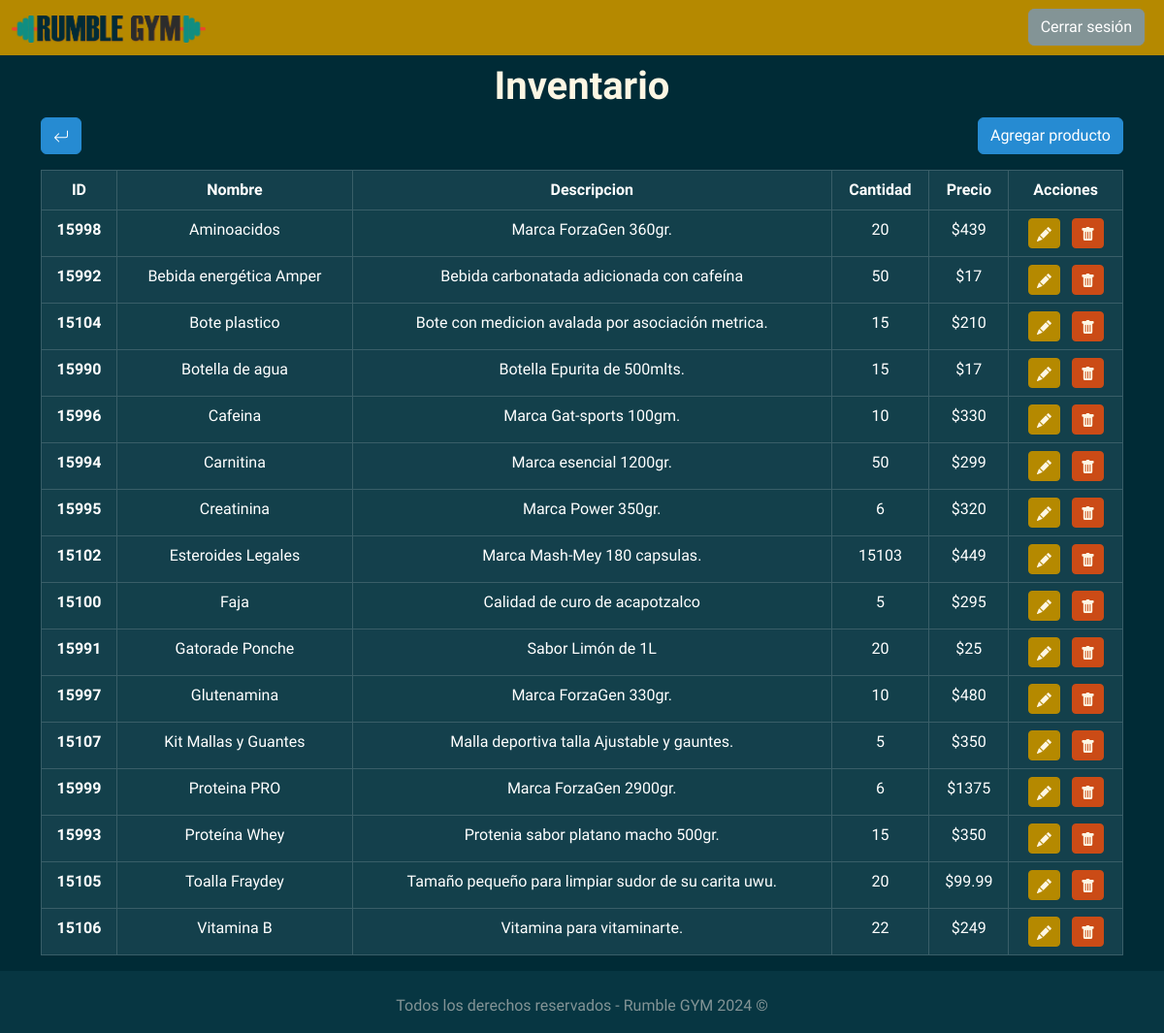
Page /index.php?c=producto (signed in) on the committed database.
### tables this page shows
CREATE TABLE `productos` (
  `id_producto` int(11) NOT NULL,
  `nombre` varchar(45) NOT NULL,
  `descripcion` varchar(200) NOT NULL,
  `cantidad` int(11) NOT NULL,
  `precio` float NOT NULL
);

### controllers/Producto.php (called while the page is built, shortened)
<?php
class ProductoController{
  private $productoModel;
  public function __construct(){
    require_once 'models/M_producto.php';
    $this->productoModel = new ProductoModel();
  }
  public function index(){
    $productos = $this->productoModel->getAll();
    require_once('views/producto/V_inicioProductos.php');
  }
}
?>

### config/db/db.php (called while the page is built)
<?php
class Conectar{
  public static function conexion(){
    $host = "localhost";
    $user = "root";
    $pass = "";
    $db = "rumble_gym";
    $conexion = new mysqli($host, $user, $pass, $db);
    $conexion->query("SET NAMES 'utf8'");
    return $conexion;
  }
}
?>

### models/M_producto.php (called while the page is built, shortened)
<?php
class ProductoModel{
  private $db;
  private $lista;
  public function __construct(){
    $this->db = Conectar::conexion();
    $this->lista = array();
  }
  public function getAll(){
    $query = $this->db->query("SELECT * FROM productos ORDER BY nombre ASC");
    while($row = $query->fetch_assoc()) {
      $this->lista[] = $row;
    }
    return $this->lista;
  }
}
?>

### views/producto/V_inicioProductos.php (the view, shortened to what this page needs)
<?php require_once 'includes/header.php';
require_once 'includes/navLogueado.php';
?>
<main>
  <div class="container">
    <h1 class="text-light text-center mt-2"><strong>Inventario</strong></h1>
    <div class="d-flex justify-content-between mb-3">
      <a href="index.php" class="btn btn-info">
      </a>
      <a href="index.php?c=producto&a=nuevo" class="btn btn-info">Agregar producto</a>
    </div>
    <table class="table table-dark table-striped table-bordered table-hover text-center">
      <thead>
        <tr>
          <th scope="col">ID</th>
          <th scope="col">Nombre</th>
          <th scope="col">Descripcion</th>
          <th scope="col">Cantidad</th>
          <th scope="col">Precio</th>
          <th scope="col">Acciones</th>
        </tr>
      </thead>
      <tbody>
        <?php foreach ($productos as $producto) : ?>
          <tr class="table-default">
            <th scope="row"><?php echo $producto['id_producto']; ?></th>
            <td><?php echo $producto['nombre']; ?></td>
            <td><?php echo $producto['descripcion']; ?></td>
            <td><?php echo $producto['cantidad']; ?></td>
            <td><?php echo '$' . $producto['precio']; ?></td>
            <td>
              <a class="btn btn-primary btn-sm me-2 text-light" href="index.php?c=producto&a=editar&id=<?php echo $producto['id_producto']; ?>">
              </a>
              <a class="btn btn-warning btn-sm text-light" href="index.php?c=producto&a=eliminar&id=<?php echo $producto['id_producto']; ?>">
              </a>
            </td>
          </tr>
        <?php endforeach; ?>
      </tbody>
    </table>
  </div>
</main>
<?php require_once 'includes/footer.php' ?>

### index.php (shortened to what this page needs)
<?php
require_once "core/routes.php";
require_once "config/db/db.php";
if (isset($_GET['c'])) {
	$controlador = cargarControlador($_GET['c']);
	if (isset($_GET['a'])) {
		if (isset($_GET['id'])) {
			cargarAccion($controlador, $_GET['a'], $_GET['id']);
		} else {
			cargarAccion($controlador, $_GET['a']);
		}
	} else {
			cargarAccion($controlador, MAIN_ACTION);
	}
} else {
	$controlador = cargarControlador(MAIN_CONTROLLER);
	$accionTmp = MAIN_ACTION;
	$controlador->$accionTmp();
}
?>

### core/routes.php (shortened to what this page needs)
<?php
	function cargarAccion($controller, $accion, $id = null){
		if(isset($accion) && method_exists($controller, $accion)){
			if($id == null){
				$controller->$accion();
				} else {
				$controller->$accion($id);
			}
			} else {
			$controller->MAIN_ACTION();
		}
	}
?>

### includes/header.php (shortened to what this page needs)
<!DOCTYPE html>
<html lang="en">
<head>
  <link rel="stylesheet" href="src/css/bootstrap.min.css">
  <link rel="stylesheet" href="src/css/styles.css">
</head>
<body>

### includes/navLogueado.php (shortened to what this page needs)
<header>
  <nav class="navbar navbar-expand-lg navbar-dark bg-primary">
    <div class="container-fluid">
      <a class="navbar-brand" href="index.php?c=panel"><img width="200em" src="src/img/LOGO.png" alt="LOGO-RUMBLEGYM"></a>
      <div class="collapse navbar-collapse" id="navbarColor01">
        <div class="d-flex justify-content-center">
          <a href="index.php?c=login&a=cerrar" class="btn btn-secondary me-2">Cerrar sesión</a>
        </div>
      </div>
    </div>
  </nav>
</header>

### includes/footer.php (shortened to what this page needs)
<footer class="bg-dark text-center text-lg-start pt-2">
  <div class="text-center m-3">
    <p class="mb-0">Todos los derechos reservados - Rumble GYM <?php echo date('Y'); ?> &copy;</p>
  </div>
</footer>
</body>
</html>

### src/css/styles.css (style rules this page uses)
html { box-sizing: border-box; }
*, *:before, *:after { box-sizing: inherit; }
body { position: relative; padding-bottom: 4em; min-height: 100vh; }
footer { width:100%; position:absolute; bottom:0; }
a { text-decoration: none; }

### rows in the picture
productos: id_producto "15998", nombre "Aminoacidos", descripcion "Marca ForzaGen 360gr.", cantidad "20", precio "439"
productos: id_producto "15992", nombre "Bebida energética Amper", descripcion "Bebida carbonatada adicionada con cafeína", cantidad "50", precio "17"
productos: id_producto "15104", nombre "Bote plastico", descripcion "Bote con medicion avalada por asociación metrica.", cantidad "15", precio "210"
productos: id_producto "15990", nombre "Botella de agua", descripcion "Botella Epurita de 500mlts.", cantidad "15", precio "17"
productos: id_producto "15996", nombre "Cafeina", descripcion "Marca Gat-sports 100gm.", cantidad "10", precio "330"
productos: id_producto "15994", nombre "Carnitina", descripcion "Marca esencial 1200gr.", cantidad "50", precio "299"
productos: id_producto "15995", nombre "Creatinina", descripcion "Marca Power 350gr.", cantidad "6", precio "320"
productos: id_producto "15102", nombre "Esteroides Legales", descripcion "Marca Mash-Mey 180 capsulas.", cantidad "15103", precio "449"
productos: id_producto "15100", nombre "Faja", descripcion "Calidad de curo de acapotzalco", cantidad "5", precio "295"
productos: id_producto "15991", nombre "Gatorade Ponche", descripcion "Sabor Limón de 1L", cantidad "20", precio "25"
productos: id_producto "15997", nombre "Glutenamina", descripcion "Marca ForzaGen 330gr.", cantidad "10", precio "480"
productos: id_producto "15107", nombre "Kit Mallas y Guantes", descripcion "Malla deportiva talla Ajustable y gauntes.", cantidad "5", precio "350"
productos: id_producto "15999", nombre "Proteina PRO", descripcion "Marca ForzaGen 2900gr.", cantidad "6", precio "1375"
productos: id_producto "15993", nombre "Proteína Whey", descripcion "Protenia sabor platano macho 500gr.", cantidad "15", precio "350"
productos: id_producto "15105", nombre "Toalla Fraydey", descripcion "Tamaño pequeño para limpiar sudor de su carita uwu.", cantidad "20", precio "99.99"
productos: id_producto "15106", nombre "Vitamina B", descripcion "Vitamina para vitaminarte.", cantidad "22", precio "249"
